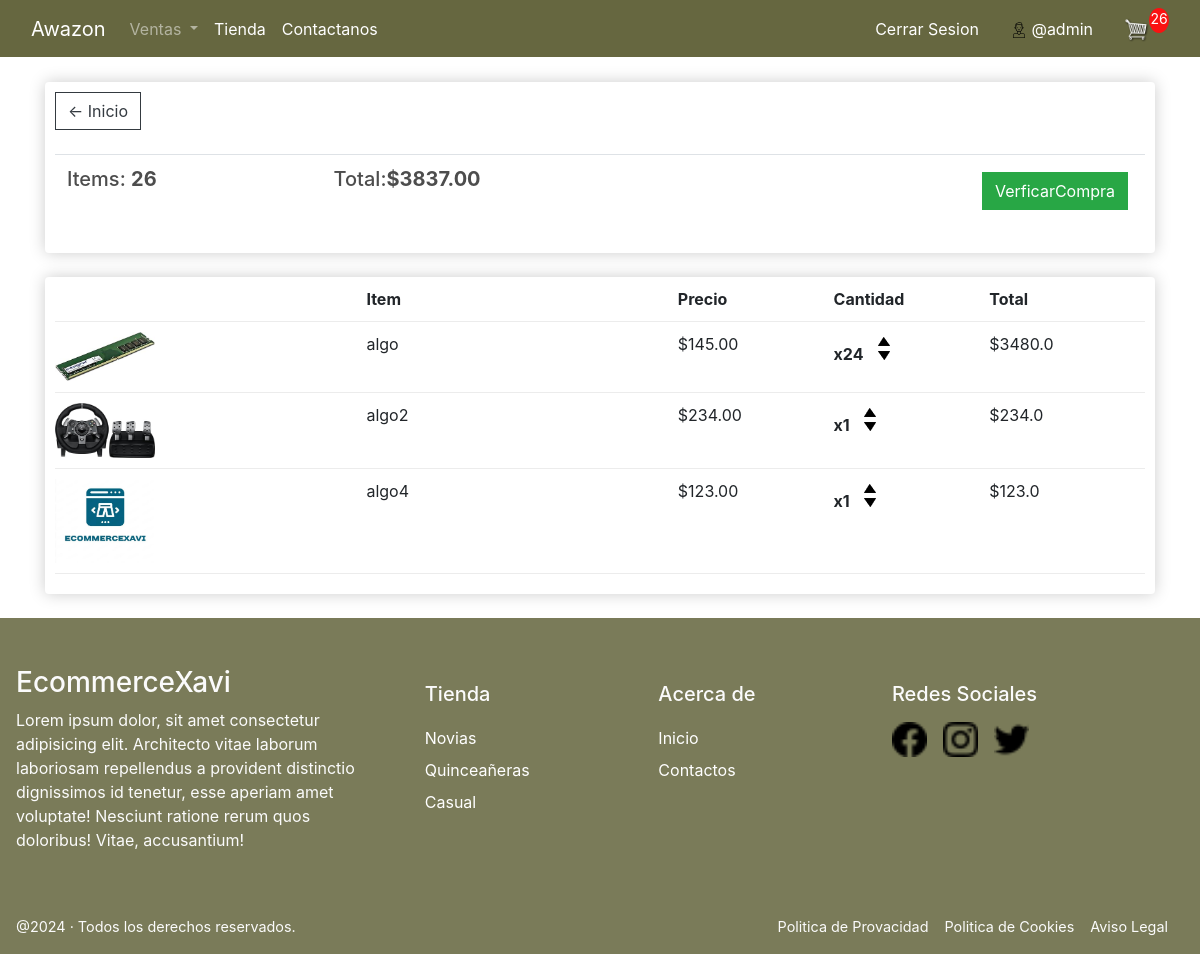
The app's page /cart/ (signed in) with its own data.
### store/models.py (models this page shows, shortened)
class Order(models.Model):
    customer = models.ForeignKey(Customer, on_delete=models.SET_NULL, null=True, blank=True)
    date_ordered = models.DateTimeField(auto_now_add=True)
    complete = models.BooleanField(default=False)
    transaction_id = models.CharField(max_length=100, null=True)
    @property
    def get_cart_total(self):
        orderitems = self.orderitem_set.all()
        total = sum([item.get_total for item in orderitems])
        return total
    @property
    def get_cart_items(self):
        orderitems = self.orderitem_set.all()
        total = sum([item.quantity for item in orderitems])
        return total

class OrderItem(models.Model):
    product = models.ForeignKey(Product, on_delete=models.SET_NULL, null=True)
    order = models.ForeignKey(Order, on_delete=models.SET_NULL, null=True)
    quantity = models.IntegerField(default=0, null=True, blank=True)
    date_added = models.DateTimeField(auto_now_add=True)
    @property
    def get_total(self):
        total = self.product.price * self.quantity
        return total

class Product(models.Model):
    name = models.CharField(max_length=200)
    price = models.FloatField()
    digital = models.BooleanField(default=False, null=True, blank=True)
    image = models.ImageField(null=True, blank=True)
    category = models.ForeignKey(Category, on_delete=models.SET_NULL, null=True, blank=True)
    @property
    def imageURL(self):
        try:
            url = self.image.url
        except:
            url = ''
        return url

### store/views.py (the view)
# urls.py: path('cart/', views.cart, name="cart"),
def cart(request):
	data = cartData(request)
	cartItems = data['cartItems']
	order = data['order']
	items = data['items']
	context = {'items':items, 'order':order, 'cartItems':cartItems}
	return render(request, 'store/carrito.html', context)

### store/utils.py (called while the page is built)
def cartData(request):
	if request.user.is_authenticated:
		customer = request.user.customer
		order, created = Order.objects.get_or_create(customer=customer, complete=False)
		items = order.orderitem_set.all()
		cartItems = order.get_cart_items
	else:
		cookieData = cookieCart(request)
		cartItems = cookieData['cartItems']
		order = cookieData['order']
		items = cookieData['items']
	return {'cartItems':cartItems ,'order':order, 'items':items}

### store/templates/store/carrito.html
{% extends 'store/main.html' %}
{% load static %}
{% block content %}
<div class="row">
    <div class="col-lg-12">
        <div class="box-element">
            <a class="btn btn-outline-dark" href="{% url 'store' %}">&#x2190; Inicio</a>
            <br>
            <br>
            <table class="table">
                <tr>
                    <th>
                        <h5>Items: <strong>{{order.get_cart_items}}</strong></h5>
                    </th>
                    <th>
                        <h5>Total:<strong>${{order.get_cart_total|floatformat:2}}</strong></h5>
                    </th>
                    <th>
                        <a style="float:right; margin:5px;" class="btn btn-success"
                            href="{% url 'checkout' %}">VerficarCompra</a>
                    </th>
                </tr>
            </table>
        </div>
        <br>
        <div class="box-element">
            <div class="cart-row">
                <div style="flex:2"></div>
                <div style="flex:2"><strong>Item</strong></div>
                <div style="flex:1"><strong>Precio</strong></div>
                <div style="flex:1"><strong>Cantidad</strong></div>
                <div style="flex:1"><strong>Total</strong></div>
            </div>
            {% for item in items %}
            <div class="cart-row">
                <div style="flex:2"><img class="row-image" src="{{item.product.imageURL}}"></div>
                <div style="flex:2"><p>{{item.product.name}}</p></div>
                <div style="flex:1"><p>${{item.product.price|floatformat:2}}</p></div>
                <div style="flex:1">
                    <p class="quantity">x{{item.quantity}}</p>
                    <div class="quantity">
                        <img data-product={{item.product.id}} data-action="add" class="chg-quantity update-cart" src="{% static 'images/arrow-up.png' %}" >
                        <img data-product={{item.product.id}} data-action="remove" class="chg-quantity update-cart" src="{% static 'images/arrow-down.png' %}" >
                    </div>
                </div>
                <div style="flex: 1;">${{item.get_total}}</div>
            </div>
            {% endfor %}
        </div>
    </div>
</div>
{% endblock content %}

### store/templates/store/main.html (shortened to what this page needs)
<!DOCTYPE html>
{% load static %}
<html lang="en">
<head>
  <link rel="stylesheet" href="https://stackpath.bootstrapcdn.com/bootstrap/4.4.1/css/bootstrap.min.css"
>
  <link rel="stylesheet" type="text/css" href="{% static 'css/main.css' %}">
</head>
<body>
  <nav class="navbar navbar-expand-lg fixed-top navbar-dark" aria-label="Main navigation">
    <div class="container-fluid">
      <a class="navbar-brand" href="{% url 'store' %}">Awazon</a>
      <div class="collapse navbar-collapse" id="navbarSupportedContent">
        <ul class="navbar-nav mr-auto">
          <li class="nav-item dropdown">
            <a class="nav-link dropdown-toggle" href="#" id="navbarDropdown" role="button" data-toggle="dropdown"
              aria-haspopup="true" aria-expanded="false">
              Ventas
            </a>
          </li>
          <li class="nav-item active">
            <a class="nav-link" href="{% url 'store' %}">Tienda<span class="sr-only">(current)</span></a>
          </li>
          <li class="nav-item active">
            <a href="{% url 'contact' %}" class="nav-link">Contactanos</a>
          </li>
        </ul>
        <div class="form-inline my-2 my-lg-0">
          {% if user.is_authenticated %}
          <a class="nav-link active text-white" aria-current="page" href="{% url 'logout' %}">Cerrar Sesion</a>
          <a class="nav-link active text-white" href="#">
            <img src="{% static 'images/user.png' %}" alt="user">
            @{{user.username}}
          </a>
          {% else %}
          <a href="{% url 'login' %}" class="btn btn-info">Iniciar Sesion</a>
          {% endif %}
          <a href="{% url 'cart' %}">
            <img id="cart-icon" src="{% static 'images/cart.png' %}">
          </a>
          <p id="cart-total">{{cartItems}}</p>
        </div>
      </div>
    </div>
  </nav>
  <br>
  <div class="container mt-5">
    {% block content %}
    {% endblock content %}
  </div>
  <br>
  <footer class="footer">
    <div class="wrap-footer">
      <div class="text-element-footer element-footer">
        <h3 class="main-c">EcommerceXavi</h3>
        <p>Lorem ipsum dolor, sit amet consectetur adipisicing elit. Architecto vitae laborum laboriosam repellendus a
          provident distinctio dignissimos id tenetur, esse aperiam amet voluptate! Nesciunt ratione rerum quos
          doloribus! Vitae, accusantium!</p>
      </div>
      <div class="text-element-footer element-footer link-elements-footer">
        <h5 class="foh5">Tienda</h5>
        <ul>
          <li><a href="">Novias</a></li>
          <li><a href="">Quinceañeras</a></li>
          <li><a href="">Casual</a></li>
        </ul>
      </div>
      <div class="text-element-footer element-footer link-elements-footer">
        <h5 class="foh5">Acerca de</h5>
        <ul>
          <li><a href="{% url 'store' %}">Inicio</a></li>
          <li><a href="{% url 'contact' %}">Contactos</a></li>
        </ul>
      </div>
      <div class="rrss-element-footer element-footer">
        <h5 class="foh5">Redes Sociales</h5>
        <ul>
          <li>
            <a href="https://www.facebook.com/">
              <img src="{% static 'images/rs/facebook.png' %}" alt="">
            </a>
          </li>
          <li>
            <a href="https://www.instagram.com/">
              <img src="{% static 'images/rs/instagram.png' %}" alt="">
            </a>
          </li>
          <li>
            <a href="https://www.twitter.com/">
              <img src="{% static 'images/rs/twitter.png' %}" alt="">
            </a>
          </li>
        </ul>
      </div>
    </div>
    <div class="footer-creds">
      <div class="copy-creds">
        <p>@2024 · Todos los derechos reservados. </p>
      </div>
      <div class="legal-creds">
        <ul>
          <li><a href="#">Politica de Provacidad</a></li>
          <li><a href="#">Politica de Cookies</a></li>
          <li><a href="#">Aviso Legal</a></li>
        </ul>
      </div>
    </div>
  </footer>
</body>
</html>

### static/css/main.css (style rules this page uses)
* { padding: 0; box-sizing: border-box; }
body { margin: 0; background-color: hsl(0, 0%, 100%); display: grid; min-height: 100vh; grid-template-rows: auto 1fr auto; }
.navbar { background-color: #666740; }
h1, h2, h3, h4, h5, h6 { color: hsl(0, 0%, 30%); }
.box-element { box-shadow: hsl(0, 0%, 80%) 0 0 16px; background-color: #fff; border-radius: 4px; padding: 10px; }
#cart-icon { width: 25px; display: inline-block; margin-left: 15px; }
#cart-total { display: block; text-align: center; color: #fff; background-color: rgb(250, 18, 18); width: 20px; height: 25px; border-radius: 50%; font-size: 14px; }
.col-lg-4, .col-lg-6, .col-lg-8, .col-lg-12 { margin-top: 10px; }
.btn { border-radius: 0; }
.row-image { width: 100px; }
.cart-row { display: flex; align-items: flex-stretch; padding-bottom: 10px; margin-bottom: 10px; border-bottom: 1px solid #ececec; }
.quantity { display: inline-block; font-weight: 700; padding-right: 10px; }
.chg-quantity { width: 12px; cursor: pointer; display: block; margin-top: 5px; transition: .1s; }
footer { background-color: #666740dd; color: #fbfbfb; }
footer ul { padding: 0; }
footer li { list-style: none; }
.main-c, .foh5 { color: #fbfbfb; }
.wrap-footer { display: grid; grid-template-columns: 30% 15% 15% 20%; column-gap: 5%; padding: 1rem; margin: 2rem auto; max-width: 1200px; }
.element-footer h5 { margin: 1rem 0; }
.text-element-footer li { line-height: 2; }
.link-elements-footer li a { color: #ffffff; }
.rrss-element-footer ul { display: flex; flex-flow: wrap; }
.rrss-element-footer img { width: 35px; }
.rrss-element-footer li { margin-right: 1rem; }
.footer-creds { display: flex; justify-content: space-between; padding: 0 1rem; color: #fbfbfb; font-size: .9rem; max-width: 1200px; margin: 0 auto; }
.legal-creds ul { display: flex; flex-flow: row; }
.legal-creds ul li { padding-right: 1rem; }
.legal-creds ul a { color: #fbfbfb; font-size: .9rem; }

### records on screen
Order: get_cart_items "26", get_cart_total "3837.00"
OrderItem: product.imageURL (picture), product.name "algo", product.price "145.00", quantity "24", get_total "3480.0"
OrderItem: product.imageURL (picture), product.name "algo2", product.price "234.00", quantity "1", get_total "234.0"
OrderItem: product.imageURL (picture), product.name "algo4", product.price "123.00", quantity "1", get_total "123.0"

### other values on screen
{{ user.username }} "admin"
{{ cartItems }} "26"
